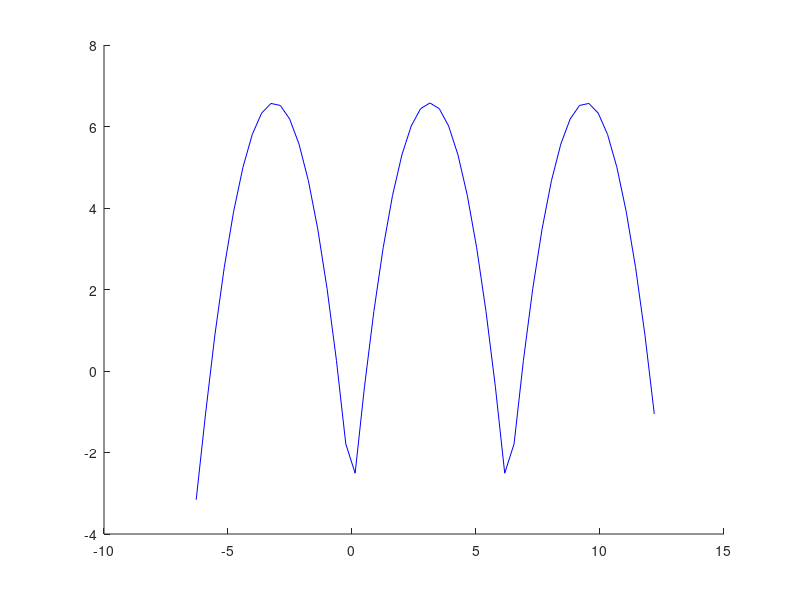

Source code (MATLAB):
hold on 
A=[-6.283, -3.159;-5.906, -1.053;-5.529,  0.884;-5.152,  2.537;-4.775,  3.908;-4.398,  4.998;-4.021,  5.806;-3.644,  6.329;-3.267,  6.566;-2.890,  6.516;-2.513,  6.183;-2.136,  5.567;-1.759,  4.670;-1.382,  3.488;-1.005,  2.019;-0.628,  0.262;-0.251, -1.789; 0.126, -2.508; 0.503, -0.388; 0.880,  1.458; 1.257,  3.025; 1.634,  4.307; 2.011,  5.303; 2.388,  6.012; 2.765,  6.437; 3.142,  6.578; 3.519,  6.437; 3.896,  6.012; 4.273,  5.303; 4.650,  4.307; 5.027,  3.025; 5.404,  1.458; 5.781, -0.388; 6.158, -2.508; 6.535, -1.789; 6.912,  0.262; 7.288,  2.019; 7.665,  3.488; 8.042,  4.670; 8.419,  5.567; 8.796,  6.183; 9.173,  6.516; 9.550,  6.566; 9.927,  6.329;10.304,  5.806;10.681,  4.998;11.058,  3.908;11.435,  2.537;11.812,  0.884;12.189, -1.053]
plot(A(:,1),A(:,2),"b")
